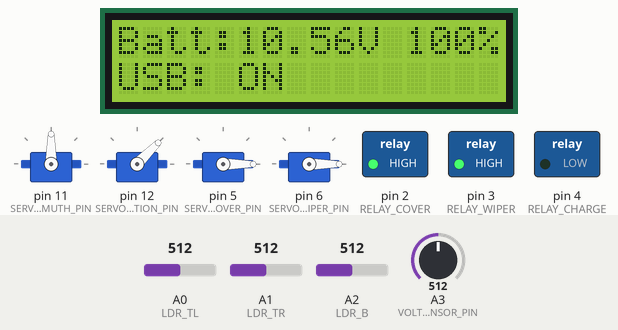
Recording of a sketch running on a simulated Arduino Uno, built with avr-gcc and run on an emulated ATmega328P. Parts: 4 × servo, 16×2 character LCD, switched loads named in the sketch (green lamp = pin HIGH). The test bench sets the inputs (shaded band); at power-on: A3 (VOLTAGE_SENSOR_PIN) = 512, A0 (LDR_TL) = 512, A1 (LDR_TR) = 512, A2 (LDR_B) = 512. What the sketch prints to the serial monitor is not drawn.

Above: at 3.4 s.
3.5 s: A3 (VOLTAGE_SENSOR_PIN) set to 178
At 7.0 s:
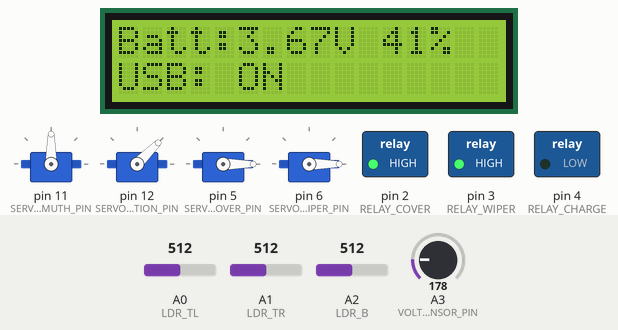
7.2 s: A3 (VOLTAGE_SENSOR_PIN) set to 154
At 9.3 s:
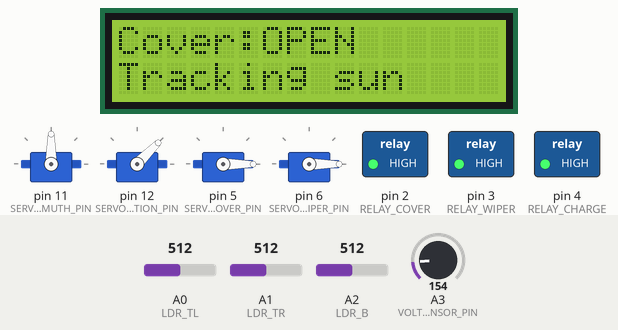
10.9 s: A0 (LDR_TL) set to 556
14.6 s: A0 (LDR_TL) set to 581
At 15.31 s:
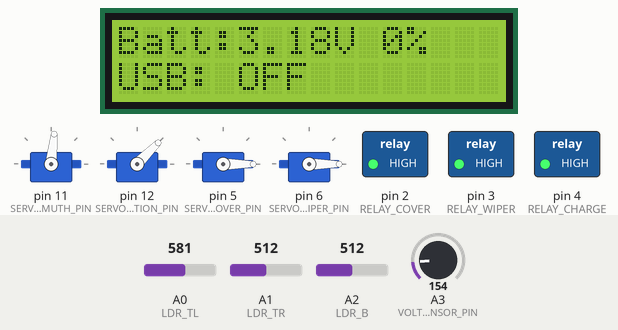
17.6 s: A1 (LDR_TR) set to 542
At 19.8 s:
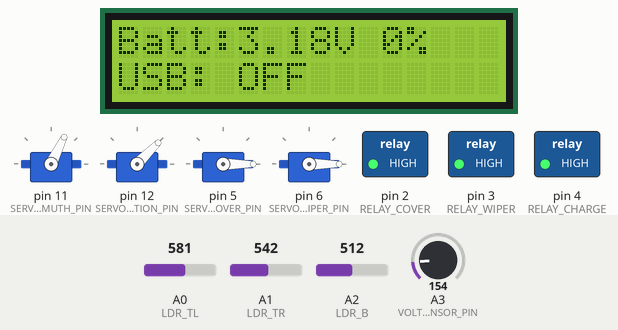
21.3 s: A3 (VOLTAGE_SENSOR_PIN) set to 180
At 22.3 s:
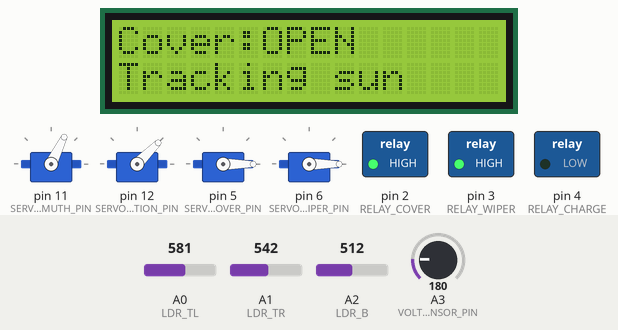
Timing chart, 0 to 24.3 s (numbered marks = the images above; inputs shaded):
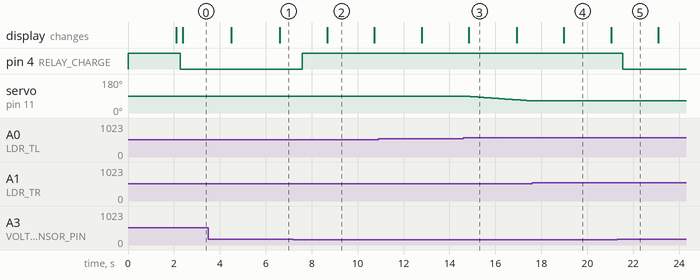

Measured:
- the behaviour switches between 165 and 164 on A3 (VOLTAGE_SENSOR_PIN) (found by bisection; images 1 and 2)
- the behaviour switches between 562 and 563 on A0 (LDR_TL) (found by bisection; images 2 and 3)
- the behaviour switches between 530 and 531 on A1 (LDR_TR) (found by bisection; images 3 and 4)
- after the input at 3.5 s, the display: first differs from a run without the input after 3.1 s (image 1)
- after the input at 7.2 s, pin 4 (RELAY_CHARGE): LOW → HIGH after 0.40 s
- after the input at 14.6 s, servo on pin 11 (SERVO_AZIMUTH_PIN): moves from 90° to 64° over 2.9 s, starting after 0.05 s
- after the input at 17.6 s, servo on pin 11 (SERVO_AZIMUTH_PIN): stays 64° (without the input it goes to 63° after 0.09 s)
- after the input at 21.3 s, pin 4 (RELAY_CHARGE): HIGH → LOW after 0.26 s

The sketch:

solar_tracker_main.ino
```cpp
/*
 * ============================================================
 *  INTELLIGENT DUAL-AXIS SOLAR TRACKER — MAIN SKETCH
 *  Board: Arduino UNO R3
 * ============================================================
 *  A0 = LDR top-left    A1 = LDR top-right    A2 = LDR bottom
 *  A3 = Battery voltage sensor
 *  A4 / A5 = I2C (LCD) — never use for analog reads
 *
 *  Azimuth   compares TL vs TR
 *  Elevation compares avg(TL, TR) vs B
 *  The LDRs sit on top of the panel assembly, outside the cover,
 *  so closing the cover does not shade them.
 *
 *  Servo pins:  D11 azimuth | D12 elevation | D5 cover | D6 wiper
 * ============================================================
 */

#include <Wire.h>
#include <Servo.h>
#include <LiquidCrystal_I2C.h>

extern void updateDisplay();
extern void updateCharging();
extern void runWiper();

// ── Pin Definitions ──────────────────────────────────────────
#define LDR_TL  A0
#define LDR_TR  A1
#define LDR_B   A2

#define SERVO_AZIMUTH_PIN   11
#define SERVO_ELEVATION_PIN 12
#define SERVO_COVER_PIN      5
#define SERVO_WIPER_PIN      6

#define RELAY_COVER    2
#define RELAY_WIPER    3
#define RELAY_CHARGE   4

// ── Constants ────────────────────────────────────────────────
#define SERVO_AZIMUTH_MIN    10
#define SERVO_AZIMUTH_MAX   170

#define SERVO_ELEVATION_MIN  10
#define SERVO_ELEVATION_MAX  90

#define LDR_TOLERANCE        50
#define SERVO_STEP            1

// Settle delay after each servo step; limits overlapping servo commands
#define MOVE_DELAY           60

#define NIGHT_THRESHOLD     100   // average LDR reading below this = night
#define DAY_THRESHOLD       150   // must rise above this to count as day again (hysteresis)

// true = track the sun; false = hold the panel still (fixed-position test runs)
#define TRACKING_MODE      true

#define COVER_OPEN_POS       0
#define COVER_CLOSED_POS   180

#define WIPER_PARK_POS       0
#define WIPER_SWEEP_POS    160

// ── Objects ──────────────────────────────────────────────────
Servo servoAzimuth;
Servo servoElevation;
Servo servoCover;
Servo servoWiper;

LiquidCrystal_I2C lcd(0x27, 16, 2);

// ── State ────────────────────────────────────────────────────
int azimuthPos   = 90;
int elevationPos = 45;

bool coverOpen = true;
bool isNight   = false;
bool wasNight  = false;

unsigned long lastDisplayUpdate = 0;
const unsigned long DISPLAY_INTERVAL = 2000;

unsigned long lastChargeCheck = 0;
const unsigned long CHARGE_INTERVAL = 1000;


// ── Setup ────────────────────────────────────────────────────
void setup() {

  Serial.begin(9600);
  Wire.begin();

  // Attach each servo and write its start position immediately.
  // attach() begins pulsing at 90 deg, so delaying the write causes a twitch on boot.
  servoAzimuth.attach(SERVO_AZIMUTH_PIN);
  servoAzimuth.write(azimuthPos);

  servoElevation.attach(SERVO_ELEVATION_PIN);
  servoElevation.write(elevationPos);

  servoCover.attach(SERVO_COVER_PIN);
  servoCover.write(COVER_OPEN_POS);

  servoWiper.attach(SERVO_WIPER_PIN);
  servoWiper.write(WIPER_PARK_POS);

  // Relays are active-LOW, so HIGH = OFF
  pinMode(RELAY_COVER, OUTPUT);
  digitalWrite(RELAY_COVER, HIGH);

  pinMode(RELAY_WIPER, OUTPUT);
  digitalWrite(RELAY_WIPER, HIGH);

  pinMode(RELAY_CHARGE, OUTPUT);
  digitalWrite(RELAY_CHARGE, HIGH);

  // LCD startup
  lcd.init();
  lcd.backlight();

  lcd.setCursor(0, 0);
  lcd.print("Solar Tracker V3");

  lcd.setCursor(0, 1);
  lcd.print("Initialising...");

  delay(2000);

  lcd.clear();

  Serial.println("=================================");
  Serial.println("Solar Tracker Ready");
  Serial.println("3-LDR direct-wire mode");
  Serial.println("Azimuth  = D11");
  Serial.println("Elevation = D12");
  Serial.println("Cover     = D5");
  Serial.println("Wiper     = D6");
  Serial.println("=================================");
}


// ── Main Loop ────────────────────────────────────────────────
void loop() {

  // Read the three LDRs
  int tl = analogRead(LDR_TL);
  int tr = analogRead(LDR_TR);
  int b  = analogRead(LDR_B);

  // Calculate average light level
  int avgLight = (tl + tr + b) / 3;

  // Determine day/night state
  wasNight = isNight;
  if (isNight) {
    if (avgLight > DAY_THRESHOLD) isNight = false;
  } else {
    if (avgLight < NIGHT_THRESHOLD) isNight = true;
  }


  // ── Cover Control ─────────────────────────────────────────
  if (isNight) {
    closeCover();
  }
  else {
    openCover();
  }


  // ── Dawn Wiper ────────────────────────────────────────────
  // Runs once when the system changes from night -> day.
  //
  // Azimuth and elevation are temporarily detached so they
  // are not continuously holding torque during the sweep.
  if (wasNight && !isNight) {

    delay(1000);   // let the cover finish opening before the wiper moves

    servoAzimuth.detach();
    servoElevation.detach();

    runWiper();

    servoAzimuth.attach(SERVO_AZIMUTH_PIN);
    servoElevation.attach(SERVO_ELEVATION_PIN);

    // Restore the last known tracking positions
    servoAzimuth.write(azimuthPos);
    servoElevation.write(elevationPos);
  }


  // ── Sun Tracking ──────────────────────────────────────────
  if (!isNight && TRACKING_MODE) {
    trackSun(tl, tr, b);
  }


  // ── Charging Update ───────────────────────────────────────
  if (millis() - lastChargeCheck > CHARGE_INTERVAL) {

    updateCharging();

    lastChargeCheck = millis();
  }


  // ── LCD Update ─────────────────────────────────────────────
  if (millis() - lastDisplayUpdate > DISPLAY_INTERVAL) {

    updateDisplay();

    lastDisplayUpdate = millis();
  }


  // Small loop delay
  delay(50);
}


// ── Sun Tracking (3-LDR) ─────────────────────────────────────
void trackSun(int tl, int tr, int b) {

  // Horizontal error:
  // Positive = TL is brighter than TR
  // Negative = TR is brighter than TL
  int diffH = tl - tr;

  // Vertical error:
  // Compare average of top sensors against bottom sensor
  int avgTop = (tl + tr) / 2;
  int diffV = avgTop - b;


  // ── Azimuth ────────────────────────────────────────────────
  if (abs(diffH) > LDR_TOLERANCE) {

    if (diffH > 0 && azimuthPos > SERVO_AZIMUTH_MIN) {

      azimuthPos -= SERVO_STEP;

    }
    else if (diffH < 0 && azimuthPos < SERVO_AZIMUTH_MAX) {

      azimuthPos += SERVO_STEP;

    }

    servoAzimuth.write(azimuthPos);

    delay(MOVE_DELAY);
  }


  // ── Elevation ──────────────────────────────────────────────
  //
  // IMPORTANT:
  // Elevation is NOT blocked when azimuth moves.
  // Both axes are allowed to correct independently.
  //
  if (abs(diffV) > LDR_TOLERANCE) {

    if (diffV > 0 && elevationPos < SERVO_ELEVATION_MAX) {

      elevationPos += SERVO_STEP;

    }
    else if (diffV < 0 && elevationPos > SERVO_ELEVATION_MIN) {

      elevationPos -= SERVO_STEP;

    }

    servoElevation.write(elevationPos);

    delay(MOVE_DELAY);
  }


  // ── Serial Debug Information ──────────────────────────────
  Serial.print("Az: ");
  Serial.print(azimuthPos);

  Serial.print(" El: ");
  Serial.print(elevationPos);

  Serial.print(" | TL: ");
  Serial.print(tl);

  Serial.print(" TR: ");
  Serial.print(tr);

  Serial.print(" B: ");
  Serial.print(b);

  Serial.print(" | dH: ");
  Serial.print(diffH);

  Serial.print(" dV: ");
  Serial.println(diffV);
}


// ── Cover Control ────────────────────────────────────────────
void closeCover() {

  if (coverOpen) {

    servoCover.write(COVER_CLOSED_POS);

    coverOpen = false;

    Serial.println("Cover: CLOSED");
  }
}


void openCover() {

  if (!coverOpen) {

    servoCover.write(COVER_OPEN_POS);

    coverOpen = true;

    Serial.println("Cover: OPEN");
  }
}
```

charging_station.ino
```cpp
/*
 * ============================================================
 *  charging_station.ino — USB Solar Charging Station
 * ============================================================
 *  Reads battery voltage through a resistor-divider sensor on A3
 *  and switches the USB output relay (CH1, D4, active-LOW) with a
 *  hysteresis band so it doesn't chatter at the cutoff.
 *
 *  Battery: single Li-ion cell (Samsung EB-BG360CBN) charged by a
 *  TP4056, which stops at 4.20 V.
 * ============================================================
 */

#define VOLTAGE_SENSOR_PIN A3

const float DIVIDER_RATIO = 4.22;   // calibrated with a multimeter: 5.0 × (3.77 / 4.47)
const float ADC_REF = 5.0;
const int ADC_MAX = 1023;

#define BATT_FULL_V     4.20
#define BATT_EMPTY_V    3.30
#define BATT_LOW_CUTOFF 3.40
#define BATT_RESUME_V   3.70

bool usbOutputEnabled = false;

float readBatteryVoltage() {
  int raw = analogRead(VOLTAGE_SENSOR_PIN);
  float pinVoltage = raw * (ADC_REF / ADC_MAX);
  return pinVoltage * DIVIDER_RATIO;
}

float batteryPercent(float voltage) {
  if (voltage >= BATT_FULL_V)  return 100.0;
  if (voltage <= BATT_EMPTY_V) return 0.0;
  return ((voltage - BATT_EMPTY_V) / (BATT_FULL_V - BATT_EMPTY_V)) * 100.0;
}

void updateCharging() {
  float battVoltage = readBatteryVoltage();
  float battPct = batteryPercent(battVoltage);

  if (battVoltage < BATT_LOW_CUTOFF) {
    if (usbOutputEnabled) {
      digitalWrite(RELAY_CHARGE, HIGH);
      usbOutputEnabled = false;
      Serial.println("[CHARGE] Battery critical — USB disabled");
    }
  } else if (battVoltage >= BATT_RESUME_V && !usbOutputEnabled) {
    digitalWrite(RELAY_CHARGE, LOW);
    usbOutputEnabled = true;
    Serial.println("[CHARGE] Battery OK — USB enabled");
  }

  Serial.print("[CHARGE] Batt: ");
  Serial.print(battVoltage, 2);
  Serial.print("V (");
  Serial.print(battPct, 0);
  Serial.print("%) | USB: ");
  Serial.println(usbOutputEnabled ? "ON" : "OFF");
}
```

cover_wiper.ino
```cpp
/*
 * ============================================================
 *  cover_wiper.ino — Clamshell Cover + Dawn Wiper
 *  Part of: Intelligent Dual-Axis Solar Tracker
 * ============================================================
 *  Cover (SG90, driven from the main sketch):
 *    0° = open (panel exposed), 180° = closed (night)
 *
 *  Wiper (SG90): runWiper() sweeps 0° -> 160° -> 0° once on each
 *  night -> day transition, then parks.
 * ============================================================
 */

extern Servo servoWiper;

// ── Run a full wiper sweep ────────────────────────────────────
void runWiper() {
  Serial.println("[WIPER] Dawn detected — sweeping panel");

  // Sweep from park → full extension
  for (int pos = WIPER_PARK_POS; pos <= WIPER_SWEEP_POS; pos += 2) {
    servoWiper.write(pos);
    delay(12);
  }

  delay(200); // brief pause at end of sweep

  // Return to park position
  for (int pos = WIPER_SWEEP_POS; pos >= WIPER_PARK_POS; pos -= 2) {
    servoWiper.write(pos);
    delay(12);
  }

  servoWiper.write(WIPER_PARK_POS);
  Serial.println("[WIPER] Sweep complete — parked");
}
```

lcd_display.ino
```cpp
/*
 * ============================================================
 *  lcd_display.ino — Battery & Status Display
 * ============================================================
 *  Alternates every DISPLAY_INTERVAL ms between:
 *    Screen A: battery voltage, battery %, USB output state
 *    Screen B: cover state, day/night state
 * ============================================================
 */

extern LiquidCrystal_I2C lcd;
extern bool coverOpen;
extern bool isNight;

extern float readBatteryVoltage();
extern float batteryPercent(float voltage);
extern bool usbOutputEnabled;

void updateDisplay() {
  static bool screenToggle = false;
  screenToggle = !screenToggle;

  lcd.clear();

  if (screenToggle) {
    float battVoltage = readBatteryVoltage();
    float battPct = batteryPercent(battVoltage);

    lcd.setCursor(0, 0);
    lcd.print("Batt:");
    lcd.print(battVoltage, 2);
    lcd.print("V ");
    lcd.print((int)battPct);
    lcd.print("%");

    lcd.setCursor(0, 1);
    lcd.print("USB: ");
    lcd.print(usbOutputEnabled ? "ON" : "OFF");

  } else {
    lcd.setCursor(0, 0);
    lcd.print("Cover:");
    lcd.print(coverOpen ? "OPEN  " : "CLOSED");

    lcd.setCursor(0, 1);
    lcd.print(isNight ? "Night mode      " : "Tracking sun    ");
  }
}
```
